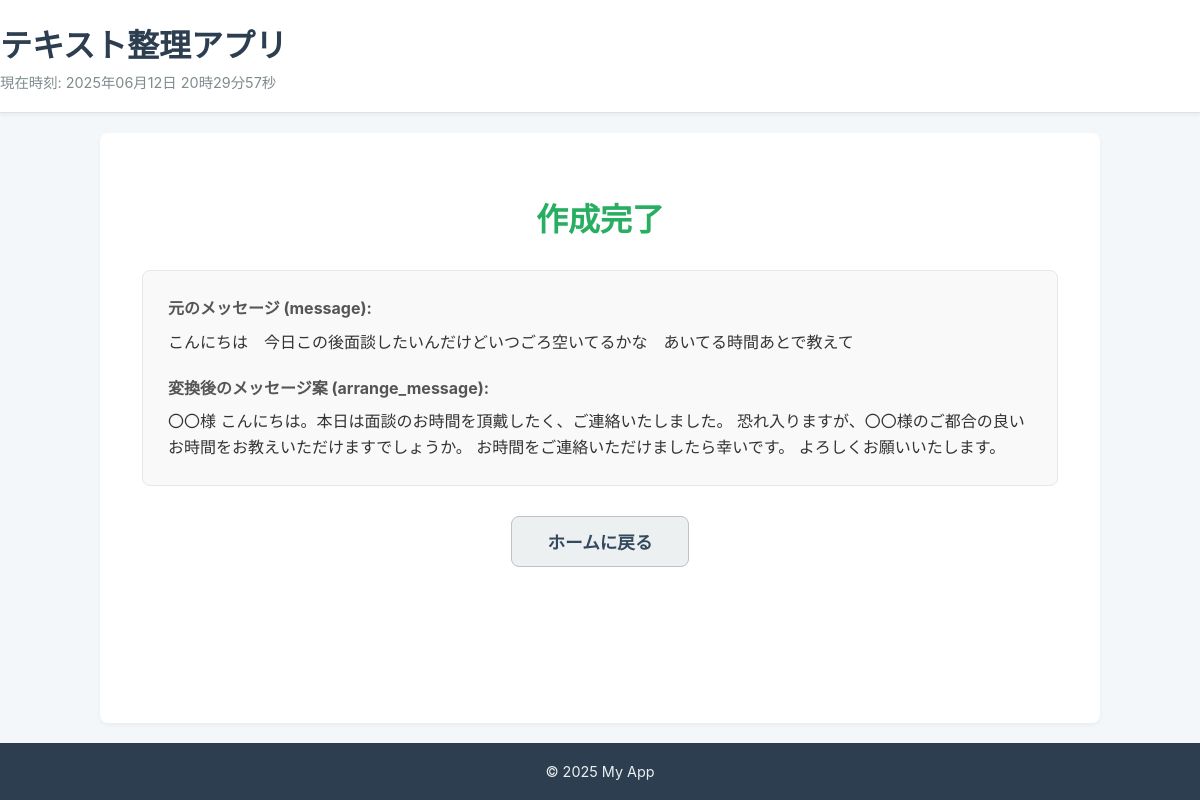
The app's page /success/1/ with its own data.
### arrange_message/models.py (models this page shows)
class MessageData(models.Model):
    message = models.CharField(max_length=500)
    arrange_message = models.CharField(max_length=500)

### arrange_message/views.py (the view)
class SuccessView(View):
    def get(self, request, pk, *args, **kwargs):
        saved_data = get_object_or_404(MessageData, pk=pk)
        context = {
            'saved_data': saved_data
        }
        return render(request, 'arrange_message/success.html', context)

### arrange_message/context_processors.py (called while the page is built)
def common_variables(request):
    return {
        'current_time': datetime.now(ZoneInfo('Asia/Tokyo')).strftime('%Y年%m月%d日 %H時%M分%S秒')
    }

### arrange_message/templates/arrange_message/success.html (shortened to what this page needs)
{% extends 'base/message_base.html' %}
{% block body %}
    <h1> 作成完了</h1>
    <div class="message-box">
        <p>
            <strong>元のメッセージ (message):</strong>
            {{ saved_data.message }}
        </p>
        <p>
            <strong>変換後のメッセージ案 (arrange_message):</strong>
            {{ saved_data.arrange_message }}
        </p>
    </div>
    <a href="{% url 'arrange_message:home' %}" class="btn-secondary">ホームに戻る</a>
{% endblock %}

### arrange_message/templates/base/message_base.html (style rules this page uses)
body { font-family: -apple-system, BlinkMacSystemFont, "Segoe UI", Roboto, "Helvetica Neue", Arial, sans-serif; margin: 0; padding: 0; background-color: #f4f7f9; color: #333; display: flex; flex-direction: column; min-height: 100vh; }

### arrange_message/templates/arrange_message/success.html (style rules this page uses)
h1 { color: #27ae60; margin-bottom: 30px; }
.message-box { background-color: #f9f9f9; border: 1px solid #e7e7e7; border-radius: 8px; padding: 25px; margin: 0 auto 30px auto; text-align: left; max-width: 90%; }
.message-box p { margin: 0 0 20px 0; line-height: 1.6; }
.message-box p:last-child { margin-bottom: 0; }
.message-box strong { display: block; margin-bottom: 8px; color: #555; }
.btn-secondary { display: inline-block; text-decoration: none; font-size: 1.1em; font-weight: bold; color: #34495e; background-color: #ecf0f1; border: 1px solid #bdc3c7; padding: 12px 35px; border-radius: 8px; cursor: pointer; transition: all 0.3s ease; }

### records on screen
MessageData: message "こんにちは 今日この後面談したいんだけどいつごろ空いてるかな あいてる時間あとで教えて", arrange_message "〇〇様 こんにちは。本日は面談のお時間を頂戴したく、ご連絡いたしました。 恐れ入りますが、〇〇様のご都合の良いお時間をお教えいただけますでしょうか。 お時間をご連絡いただけましたら幸いです。 よろしくお願いいたします。"

### other values on screen
{{ current_time }} "2025年06月12日 20時29分57秒"
